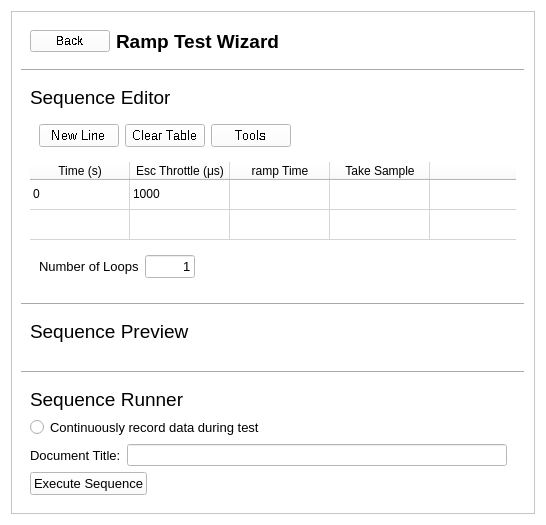
<?xml version="1.0" encoding="UTF-8"?>
<ui version="4.0">
 <class>Frame</class>
 <widget class="QFrame" name="Frame">
  <property name="geometry">
   <rect>
    <x>0</x>
    <y>0</y>
    <width>546</width>
    <height>525</height>
   </rect>
  </property>
  <property name="windowTitle">
   <string>Frame</string>
  </property>
  <property name="styleSheet">
   <string notr="true">*{
	background-color: rgb(255, 255, 255);
}



#headerLine{
	
	color: rgb(0, 0, 0);
}</string>
  </property>
  <layout class="QVBoxLayout" name="verticalLayout">
   <item>
    <widget class="QScrollArea" name="scrollArea">
     <property name="sizeAdjustPolicy">
      <enum>QAbstractScrollArea::AdjustToContents</enum>
     </property>
     <property name="widgetResizable">
      <bool>true</bool>
     </property>
     <widget class="QWidget" name="scrollAreaWidgetContents">
      <property name="geometry">
       <rect>
        <x>0</x>
        <y>0</y>
        <width>532</width>
        <height>511</height>
       </rect>
      </property>
      <layout class="QVBoxLayout" name="verticalLayout_35">
       <item>
        <widget class="QFrame" name="stepReturnMenu">
         <property name="font">
          <font>
           <stylestrategy>NoAntialias</stylestrategy>
           <kerning>true</kerning>
          </font>
         </property>
         <property name="whatsThis">
          <string/>
         </property>
         <property name="autoFillBackground">
          <bool>false</bool>
         </property>
         <property name="styleSheet">
          <string notr="true"/>
         </property>
         <property name="frameShape">
          <enum>QFrame::NoFrame</enum>
         </property>
         <property name="frameShadow">
          <enum>QFrame::Raised</enum>
         </property>
         <property name="lineWidth">
          <number>1</number>
         </property>
         <layout class="QHBoxLayout" name="horizontalLayout_3">
          <item>
           <widget class="QPushButton" name="stepReturnBtn">
            <property name="palette">
             <palette>
              <active>
               <colorrole role="Button">
                <brush brushstyle="SolidPattern">
                 <color alpha="255">
                  <red>255</red>
                  <green>255</green>
                  <blue>255</blue>
                 </color>
                </brush>
               </colorrole>
               <colorrole role="Base">
                <brush brushstyle="SolidPattern">
                 <color alpha="255">
                  <red>255</red>
                  <green>255</green>
                  <blue>255</blue>
                 </color>
                </brush>
               </colorrole>
               <colorrole role="Window">
                <brush brushstyle="SolidPattern">
                 <color alpha="255">
                  <red>255</red>
                  <green>255</green>
                  <blue>255</blue>
                 </color>
                </brush>
               </colorrole>
              </active>
              <inactive>
               <colorrole role="Button">
                <brush brushstyle="SolidPattern">
                 <color alpha="255">
                  <red>255</red>
                  <green>255</green>
                  <blue>255</blue>
                 </color>
                </brush>
               </colorrole>
               <colorrole role="Base">
                <brush brushstyle="SolidPattern">
                 <color alpha="255">
                  <red>255</red>
                  <green>255</green>
                  <blue>255</blue>
                 </color>
                </brush>
               </colorrole>
               <colorrole role="Window">
                <brush brushstyle="SolidPattern">
                 <color alpha="255">
                  <red>255</red>
                  <green>255</green>
                  <blue>255</blue>
                 </color>
                </brush>
               </colorrole>
              </inactive>
              <disabled>
               <colorrole role="Button">
                <brush brushstyle="SolidPattern">
                 <color alpha="255">
                  <red>255</red>
                  <green>255</green>
                  <blue>255</blue>
                 </color>
                </brush>
               </colorrole>
               <colorrole role="Base">
                <brush brushstyle="SolidPattern">
                 <color alpha="255">
                  <red>255</red>
                  <green>255</green>
                  <blue>255</blue>
                 </color>
                </brush>
               </colorrole>
               <colorrole role="Window">
                <brush brushstyle="SolidPattern">
                 <color alpha="255">
                  <red>255</red>
                  <green>255</green>
                  <blue>255</blue>
                 </color>
                </brush>
               </colorrole>
              </disabled>
             </palette>
            </property>
            <property name="text">
             <string>Back</string>
            </property>
           </widget>
          </item>
          <item>
           <widget class="QLabel" name="label_7">
            <property name="sizePolicy">
             <sizepolicy hsizetype="Expanding" vsizetype="Maximum">
              <horstretch>1</horstretch>
              <verstretch>1</verstretch>
             </sizepolicy>
            </property>
            <property name="sizeIncrement">
             <size>
              <width>0</width>
              <height>0</height>
             </size>
            </property>
            <property name="font">
             <font>
              <pointsize>14</pointsize>
              <weight>75</weight>
              <italic>false</italic>
              <bold>true</bold>
              <strikeout>false</strikeout>
              <stylestrategy>PreferDefault</stylestrategy>
             </font>
            </property>
            <property name="cursor">
             <cursorShape>ArrowCursor</cursorShape>
            </property>
            <property name="mouseTracking">
             <bool>false</bool>
            </property>
            <property name="text">
             <string>Ramp Test Wizard</string>
            </property>
           </widget>
          </item>
         </layout>
        </widget>
       </item>
       <item>
        <widget class="Line" name="line_2">
         <property name="font">
          <font>
           <pointsize>10</pointsize>
          </font>
         </property>
         <property name="frameShadow">
          <enum>QFrame::Raised</enum>
         </property>
         <property name="lineWidth">
          <number>1</number>
         </property>
         <property name="orientation">
          <enum>Qt::Horizontal</enum>
         </property>
        </widget>
       </item>
       <item>
        <widget class="QFrame" name="stepSequenceEditorMenu">
         <property name="minimumSize">
          <size>
           <width>0</width>
           <height>15</height>
          </size>
         </property>
         <property name="font">
          <font>
           <stylestrategy>PreferAntialias</stylestrategy>
           <kerning>true</kerning>
          </font>
         </property>
         <property name="frameShape">
          <enum>QFrame::NoFrame</enum>
         </property>
         <property name="frameShadow">
          <enum>QFrame::Raised</enum>
         </property>
         <layout class="QVBoxLayout" name="verticalLayout_33">
          <item>
           <widget class="QLabel" name="label_11">
            <property name="font">
             <font>
              <pointsize>14</pointsize>
              <weight>50</weight>
              <bold>false</bold>
             </font>
            </property>
            <property name="text">
             <string>Sequence Editor</string>
            </property>
           </widget>
          </item>
          <item alignment="Qt::AlignLeft">
           <widget class="QFrame" name="frame_5">
            <property name="font">
             <font>
              <stylestrategy>NoAntialias</stylestrategy>
              <kerning>true</kerning>
             </font>
            </property>
            <property name="frameShape">
             <enum>QFrame::NoFrame</enum>
            </property>
            <property name="frameShadow">
             <enum>QFrame::Raised</enum>
            </property>
            <layout class="QHBoxLayout" name="horizontalLayout_21">
             <item alignment="Qt::AlignLeft">
              <widget class="QPushButton" name="stepAddNewLineBtn">
               <property name="font">
                <font>
                 <pointsize>10</pointsize>
                </font>
               </property>
               <property name="text">
                <string>New Line</string>
               </property>
              </widget>
             </item>
             <item>
              <widget class="QPushButton" name="stepClearTableBtn">
               <property name="font">
                <font>
                 <pointsize>10</pointsize>
                </font>
               </property>
               <property name="text">
                <string>Clear Table</string>
               </property>
              </widget>
             </item>
             <item alignment="Qt::AlignLeft">
              <widget class="QPushButton" name="stepToolsBtn">
               <property name="sizePolicy">
                <sizepolicy hsizetype="Preferred" vsizetype="Fixed">
                 <horstretch>0</horstretch>
                 <verstretch>0</verstretch>
                </sizepolicy>
               </property>
               <property name="font">
                <font>
                 <pointsize>10</pointsize>
                </font>
               </property>
               <property name="text">
                <string>Tools</string>
               </property>
              </widget>
             </item>
            </layout>
           </widget>
          </item>
          <item alignment="Qt::AlignTop">
           <widget class="QTableWidget" name="stepSequenceEditorTable">
            <property name="frameShape">
             <enum>QFrame::NoFrame</enum>
            </property>
            <property name="verticalScrollBarPolicy">
             <enum>Qt::ScrollBarAlwaysOff</enum>
            </property>
            <property name="horizontalScrollBarPolicy">
             <enum>Qt::ScrollBarAlwaysOff</enum>
            </property>
            <property name="sizeAdjustPolicy">
             <enum>QAbstractScrollArea::AdjustToContents</enum>
            </property>
            <property name="autoScroll">
             <bool>true</bool>
            </property>
            <property name="autoScrollMargin">
             <number>0</number>
            </property>
            <property name="alternatingRowColors">
             <bool>false</bool>
            </property>
            <property name="selectionBehavior">
             <enum>QAbstractItemView::SelectItems</enum>
            </property>
            <property name="showGrid">
             <bool>true</bool>
            </property>
            <property name="gridStyle">
             <enum>Qt::SolidLine</enum>
            </property>
            <property name="wordWrap">
             <bool>true</bool>
            </property>
            <property name="cornerButtonEnabled">
             <bool>true</bool>
            </property>
            <attribute name="horizontalHeaderVisible">
             <bool>true</bool>
            </attribute>
            <attribute name="horizontalHeaderHighlightSections">
             <bool>true</bool>
            </attribute>
            <attribute name="verticalHeaderVisible">
             <bool>false</bool>
            </attribute>
            <row>
             <property name="text">
              <string>New Row</string>
             </property>
            </row>
            <row>
             <property name="text">
              <string>New Row</string>
             </property>
            </row>
            <column>
             <property name="text">
              <string>Time (s)</string>
             </property>
            </column>
            <column>
             <property name="text">
              <string>Esc Throttle (μs)</string>
             </property>
            </column>
            <column>
             <property name="text">
              <string>ramp Time</string>
             </property>
            </column>
            <column>
             <property name="text">
              <string>Take Sample</string>
             </property>
            </column>
            <column>
             <property name="text">
              <string/>
             </property>
            </column>
            <item row="0" column="0">
             <property name="text">
              <string>0</string>
             </property>
            </item>
            <item row="0" column="1">
             <property name="text">
              <string>1000</string>
             </property>
            </item>
            <item row="0" column="4">
             <property name="text">
              <string/>
             </property>
            </item>
            <item row="1" column="0">
             <property name="text">
              <string/>
             </property>
            </item>
            <item row="1" column="3">
             <property name="text">
              <string/>
             </property>
            </item>
           </widget>
          </item>
          <item alignment="Qt::AlignLeft">
           <widget class="QFrame" name="frame_6">
            <property name="frameShape">
             <enum>QFrame::NoFrame</enum>
            </property>
            <property name="frameShadow">
             <enum>QFrame::Raised</enum>
            </property>
            <layout class="QHBoxLayout" name="horizontalLayout_22">
             <item>
              <widget class="QLabel" name="label_9">
               <property name="font">
                <font>
                 <pointsize>10</pointsize>
                </font>
               </property>
               <property name="text">
                <string>Number of Loops</string>
               </property>
              </widget>
             </item>
             <item>
              <widget class="QLineEdit" name="stepNumLoopsLEdit">
               <property name="maximumSize">
                <size>
                 <width>50</width>
                 <height>16777215</height>
                </size>
               </property>
               <property name="font">
                <font>
                 <pointsize>10</pointsize>
                </font>
               </property>
               <property name="layoutDirection">
                <enum>Qt::LeftToRight</enum>
               </property>
               <property name="text">
                <string>1</string>
               </property>
               <property name="alignment">
                <set>Qt::AlignRight|Qt::AlignTrailing|Qt::AlignVCenter</set>
               </property>
               <property name="placeholderText">
                <string/>
               </property>
               <property name="cursorMoveStyle">
                <enum>Qt::LogicalMoveStyle</enum>
               </property>
               <property name="clearButtonEnabled">
                <bool>false</bool>
               </property>
              </widget>
             </item>
            </layout>
           </widget>
          </item>
         </layout>
        </widget>
       </item>
       <item>
        <widget class="Line" name="line_4">
         <property name="frameShadow">
          <enum>QFrame::Raised</enum>
         </property>
         <property name="orientation">
          <enum>Qt::Horizontal</enum>
         </property>
        </widget>
       </item>
       <item>
        <widget class="QFrame" name="stepSequencePreviewMenu">
         <property name="sizePolicy">
          <sizepolicy hsizetype="Preferred" vsizetype="Expanding">
           <horstretch>0</horstretch>
           <verstretch>0</verstretch>
          </sizepolicy>
         </property>
         <property name="font">
          <font>
           <kerning>true</kerning>
          </font>
         </property>
         <property name="frameShape">
          <enum>QFrame::NoFrame</enum>
         </property>
         <property name="frameShadow">
          <enum>QFrame::Raised</enum>
         </property>
         <layout class="QVBoxLayout" name="verticalLayout_13">
          <item alignment="Qt::AlignTop">
           <widget class="QLabel" name="label_8">
            <property name="font">
             <font>
              <pointsize>14</pointsize>
             </font>
            </property>
            <property name="text">
             <string>Sequence Preview</string>
            </property>
           </widget>
          </item>
          <item>
           <widget class="PlotWidget" name="stepPreviewTestGraphic" native="true">
            <property name="sizePolicy">
             <sizepolicy hsizetype="Preferred" vsizetype="Expanding">
              <horstretch>0</horstretch>
              <verstretch>0</verstretch>
             </sizepolicy>
            </property>
           </widget>
          </item>
         </layout>
        </widget>
       </item>
       <item>
        <widget class="Line" name="line_3">
         <property name="frameShadow">
          <enum>QFrame::Raised</enum>
         </property>
         <property name="lineWidth">
          <number>1</number>
         </property>
         <property name="midLineWidth">
          <number>0</number>
         </property>
         <property name="orientation">
          <enum>Qt::Horizontal</enum>
         </property>
        </widget>
       </item>
       <item alignment="Qt::AlignTop">
        <widget class="QFrame" name="stepSequenceRunnerMenu">
         <property name="sizePolicy">
          <sizepolicy hsizetype="Preferred" vsizetype="Expanding">
           <horstretch>0</horstretch>
           <verstretch>0</verstretch>
          </sizepolicy>
         </property>
         <property name="font">
          <font>
           <kerning>true</kerning>
          </font>
         </property>
         <property name="frameShape">
          <enum>QFrame::NoFrame</enum>
         </property>
         <property name="frameShadow">
          <enum>QFrame::Raised</enum>
         </property>
         <layout class="QVBoxLayout" name="verticalLayout_18">
          <item>
           <widget class="QLabel" name="label_10">
            <property name="font">
             <font>
              <pointsize>14</pointsize>
             </font>
            </property>
            <property name="text">
             <string>Sequence Runner</string>
            </property>
           </widget>
          </item>
          <item>
           <widget class="QFrame" name="frame_18">
            <property name="frameShape">
             <enum>QFrame::NoFrame</enum>
            </property>
            <property name="frameShadow">
             <enum>QFrame::Raised</enum>
            </property>
            <layout class="QHBoxLayout" name="horizontalLayout_4">
             <property name="leftMargin">
              <number>0</number>
             </property>
             <property name="topMargin">
              <number>0</number>
             </property>
             <property name="bottomMargin">
              <number>0</number>
             </property>
             <item>
              <widget class="QRadioButton" name="radioButton_3">
               <property name="font">
                <font>
                 <pointsize>10</pointsize>
                </font>
               </property>
               <property name="text">
                <string>Continuously record data during test</string>
               </property>
              </widget>
             </item>
            </layout>
           </widget>
          </item>
          <item>
           <widget class="QFrame" name="frame_33">
            <property name="frameShape">
             <enum>QFrame::NoFrame</enum>
            </property>
            <property name="frameShadow">
             <enum>QFrame::Raised</enum>
            </property>
            <layout class="QHBoxLayout" name="horizontalLayout_20">
             <property name="leftMargin">
              <number>0</number>
             </property>
             <property name="topMargin">
              <number>0</number>
             </property>
             <property name="bottomMargin">
              <number>0</number>
             </property>
             <item>
              <widget class="QLabel" name="label_12">
               <property name="font">
                <font>
                 <pointsize>10</pointsize>
                </font>
               </property>
               <property name="text">
                <string>Document Title:</string>
               </property>
              </widget>
             </item>
             <item>
              <widget class="QLineEdit" name="lineEdit_2"/>
             </item>
            </layout>
           </widget>
          </item>
          <item alignment="Qt::AlignLeft">
           <widget class="QPushButton" name="pushButton_3">
            <property name="font">
             <font>
              <pointsize>10</pointsize>
             </font>
            </property>
            <property name="text">
             <string>Execute Sequence</string>
            </property>
           </widget>
          </item>
         </layout>
        </widget>
       </item>
      </layout>
     </widget>
    </widget>
   </item>
  </layout>
 </widget>
 <customwidgets>
  <customwidget>
   <class>PlotWidget</class>
   <extends>QWidget</extends>
   <header>pyqtgraph.h</header>
   <container>1</container>
  </customwidget>
 </customwidgets>
 <resources/>
 <connections/>
</ui>
